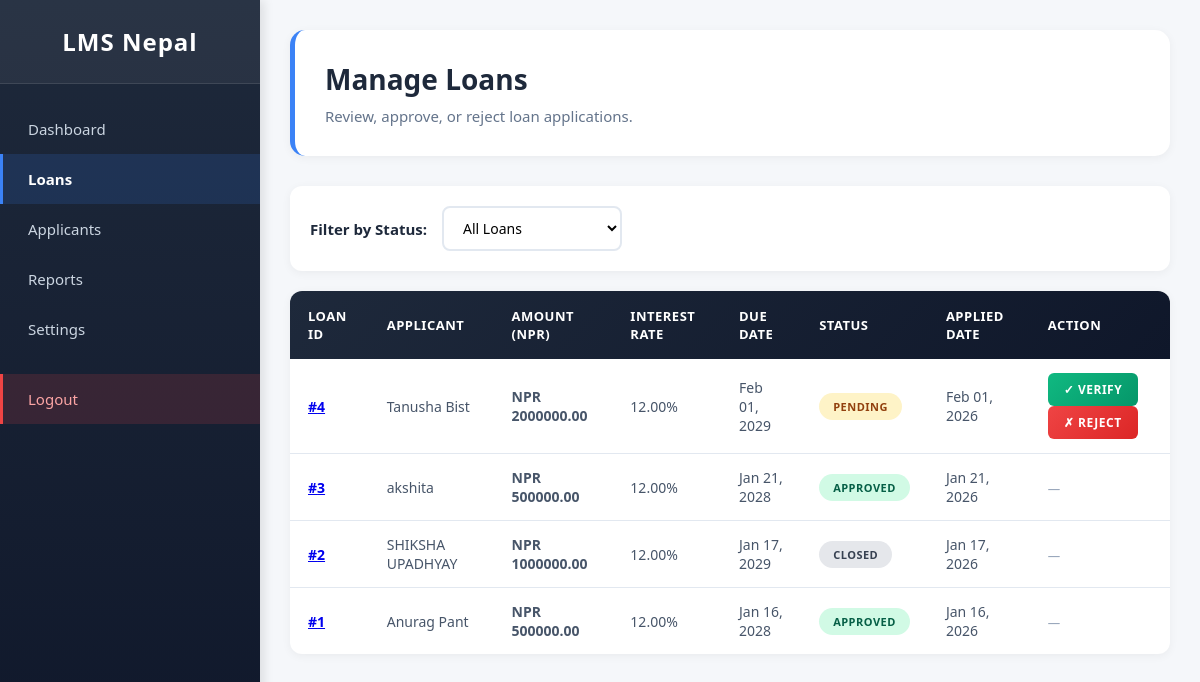
Screenshot of /admin_loans/ (signed in) with the database file from the repository.
### core/models.py (models this page shows, shortened)
class Loan(models.Model):
    member = models.ForeignKey(Member, on_delete=models.CASCADE)
    loan_type = models.CharField(max_length=50, blank=True)
    amount = models.DecimalField(max_digits=10, decimal_places=2)
    duration_months = models.IntegerField(default=12)
    interest_rate = models.DecimalField(max_digits=5, decimal_places=2)
    purpose = models.TextField(blank=True)
    issued_date = models.DateField(auto_now_add=True)
    due_date = models.DateField()
    monthly_income = models.DecimalField(max_digits=10, decimal_places=2, null=True, blank=True)
    employment_type = models.CharField(max_length=50, blank=True)
    existing_loans = models.CharField(max_length=10, blank=True)
    repayment_method = models.CharField(max_length=50, blank=True)
    remarks = models.TextField(blank=True)
    personal_reason = models.CharField(max_length=100, blank=True, null=True)
    existing_emi = models.DecimalField(max_digits=10, decimal_places=2, null=True, blank=True)
    property_type = models.CharField(max_length=50, blank=True, null=True)
    property_value = models.DecimalField(max_digits=12, decimal_places=2, null=True, blank=True)
    property_location = models.CharField(max_length=200, blank=True, null=True)
    construction_status = models.CharField(max_length=50, blank=True, null=True)
    property_documents = models.FileField(upload_to='loan_documents/', blank=True, null=True)
    co_applicant_name = models.CharField(max_length=100, blank=True, null=True)
    co_applicant_relation = models.CharField(max_length=50, blank=True, null=True)
    student_name = models.CharField(max_length=100, blank=True, null=True)
    course_name = models.CharField(max_length=200, blank=True, null=True)
    institution_name = models.CharField(max_length=200, blank=True, null=True)
    institution_location = models.CharField(max_length=100, blank=True, null=True)
    course_duration = models.IntegerField(null=True, blank=True)
    admission_letter = models.FileField(upload_to='loan_documents/', blank=True, null=True)
    guardian_name = models.CharField(max_length=100, blank=True, null=True)
    guardian_income = models.DecimalField(max_digits=10, decimal_places=2, null=True, blank=True)
    business_name = models.CharField(max_length=200, blank=True, null=True)
    business_type = models.CharField(max_length=100, blank=True, null=True)
    business_registration = models.CharField(max_length=100, blank=True, null=True)
    business_age = models.IntegerField(null=True, blank=True)
    annual_turnover = models.DecimalField(max_digits=12, decimal_places=2, null=True, blank=True)
    business_plan = models.FileField(upload_to='loan_documents/', blank=True, null=True)
    business_address = models.TextField(blank=True, null=True)
    farm_size = models.DecimalField(max_digits=8, decimal_places=2, null=True, blank=True)
    farming_type = models.CharField(max_length=100, blank=True, null=True)
    land_ownership = models.CharField(max_length=50, blank=True, null=True)
    crop_type = models.CharField(max_length=200, blank=True, null=True)
    land_documents = models.FileField(upload_to='loan_documents/', blank=True, null=True)
    irrigation_facility = models.CharField(max_length=20, blank=True, null=True)
    farming_experience = models.IntegerField(null=True, blank=True)
    status = models.CharField(
        max_length=20,
        choices=[
            ('pending', 'Pending'),
            ('approved', 'Approved'),
            ('closed', 'Closed'),
        ],
        default='pending'
    )

class Member(models.Model):
    user = models.OneToOneField(User, on_delete=models.CASCADE)
    phone = models.CharField(max_length=15)
    address = models.TextField()
    dob = models.DateField(null=True, blank=True)
    occupation = models.CharField(max_length=100, blank=True)
    monthly_income = models.DecimalField(max_digits=10, decimal_places=2, null=True, blank=True)
    joined_date = models.DateField(auto_now_add=True)

### core/views.py (the view, shortened to what this page needs)
# urls.py: path('admin_loans/', views.admin_loans, name='admin_loans'),
@login_required
def admin_loans(request):
    if not request.user.is_staff:
        return redirect('login')
    loans = Loan.objects.select_related('member', 'member__user').order_by('-issued_date')
    status_filter = request.GET.get('status', '')
    if status_filter:
        loans = loans.filter(status=status_filter)
    context = {
        'loans': loans,
        'status_filter': status_filter,
    }
    return render(request, 'core/admin_loans.html', context)

### core/templates/core/admin_loans.html (shortened to what this page needs)
{% load static %}
<!DOCTYPE html>
<html lang="en">
<head>
</head>
<body>
  <aside class="sidebar">
    <div class="logo"> LMS Nepal</div>
    <ul>
      <li><a href="{% url 'admin_dashboard' %}">Dashboard</a></li>
      <li><a href="{% url 'admin_loans' %}" class="active">Loans</a></li>
      <li><a href="{% url 'admin_applicants' %}">Applicants</a></li>
      <li><a href="{% url 'admin_reports' %}">Reports</a></li>
      <li><a href="{% url 'admin_settings' %}">Settings</a></li>
      <li><a href="{% url 'logout' %}" class="logout-btn">Logout</a></li>
    </ul>
  </aside>
  <main class="main-content">
    <header class="header">
      <h1> Manage Loans</h1>
      <p>Review, approve, or reject loan applications.</p>
    </header>
    <div class="filter-section">
      <label for="status-filter"> Filter by Status:</label>
      <select id="status-filter" onchange="filterByStatus(this.value)">
        <option value="">All Loans</option>
      </select>
    </div>
    {% if loans %}
    <table class="data-table">
      <thead>
        <tr>
          <th>Loan ID</th>
          <th>Applicant</th>
          <th>Amount (NPR)</th>
          <th>Interest Rate</th>
          <th>Due Date</th>
          <th>Status</th>
          <th>Applied Date</th>
          <th>Action</th>
        </tr>
      </thead>
      <tbody>
        {% for loan in loans %}
        <tr>
          <td>
          <a href="{% url 'admin_loan_detail' loan.id %}">
          <strong>#{{ loan.id }}</strong>
          </a>
          </td>
          <td>{{ loan.member.user.get_full_name|default:loan.member.user.username }}</td>
          <td><strong>NPR {{ loan.amount|floatformat:2 }}</strong></td>
          <td>{{ loan.interest_rate|floatformat:2 }}%</td>
          <td>{{ loan.due_date|date:"M d, Y" }}</td>
          <td>
            <span class="status-badge status-{{ loan.status }}">
              {{ loan.get_status_display }}
            </span>
          </td>
          <td>{{ loan.issued_date|date:"M d, Y" }}</td>
          <td>
            {% if loan.status == 'pending' %}
            <form method="POST" style="display: inline;">
              <button type="submit" class="btn-approve">✓ Verify</button>
            </form>
            <form method="POST" style="display: inline;">
              <button type="submit" class="btn-reject">✗ Reject</button>
            </form>
            {% else %}
            <span class="no-action">—</span>
            {% endif %}
          </td>
        </tr>
        {% endfor %}
      </tbody>
    </table>
    {% else %}
    <div class="no-data">
      <p style="font-size: 48px; margin-bottom: 15px;">📭</p>
      <p><strong>No loans found.</strong></p>
      <p style="font-size: 14px; margin-top: 8px;">Try changing the filter or check back later.</p>
    </div>
    {% endif %}
  </main>
</body>
</html>

### core/templates/core/admin_loans.html (style rules this page uses)
* { margin: 0; padding: 0; box-sizing: border-box; font-family: 'Segoe UI', Tahoma, Geneva, Verdana, sans-serif; }
body { display: flex; background: #f5f7fa; min-height: 100vh; }
.sidebar { width: 260px; background: linear-gradient(180deg, #1e293b 0%, #0f172a 100%); color: white; padding: 0; position: fixed; height: 100vh; overflow-y: auto; box-shadow: 4px 0 10px rgba(0, 0, 0, 0.1); z-index: 1000; }
.logo { padding: 25px 20px; font-size: 24px; font-weight: 700; text-align: center; background: rgba(255, 255, 255, 0.05); border-bottom: 1px solid rgba(255, 255, 255, 0.1); letter-spacing: 1px; }
.sidebar ul { list-style: none; padding: 20px 0; }
.sidebar ul li { margin: 0; }
.sidebar ul li a { display: flex; align-items: center; padding: 15px 25px; color: #cbd5e1; text-decoration: none; transition: all 0.3s ease; border-left: 3px solid transparent; font-size: 15px; }
.sidebar ul li a.active { background: rgba(59, 130, 246, 0.15); color: white; border-left-color: #3b82f6; font-weight: 600; }
.logout-btn { margin-top: 20px; background: rgba(239, 68, 68, 0.15) !important; color: #fca5a5 !important; border-left-color: #ef4444 !important; }
.main-content { margin-left: 260px; flex: 1; padding: 30px; min-height: 100vh; }
.header { background: white; padding: 30px; border-radius: 15px; margin-bottom: 30px; box-shadow: 0 2px 10px rgba(0, 0, 0, 0.05); border-left: 5px solid #3b82f6; }
.header h1 { color: #1e293b; font-size: 28px; margin-bottom: 8px; }
.header p { color: #64748b; font-size: 15px; }
.filter-section { margin-bottom: 20px; padding: 20px; background-color: white; border-radius: 12px; box-shadow: 0 2px 10px rgba(0, 0, 0, 0.05); display: flex; align-items: center; gap: 15px; }
.filter-section label { font-weight: 600; color: #1e293b; font-size: 15px; }
.filter-section select { padding: 10px 15px; border: 2px solid #e2e8f0; border-radius: 8px; cursor: pointer; background: white; font-size: 14px; transition: all 0.3s ease; min-width: 180px; }
.data-table { width: 100%; border-collapse: collapse; margin-top: 20px; background: white; border-radius: 12px; overflow: hidden; box-shadow: 0 2px 10px rgba(0, 0, 0, 0.05); }
.data-table thead { background: linear-gradient(135deg, #1e293b 0%, #0f172a 100%); color: white; }
.data-table th { padding: 16px 18px; text-align: left; font-weight: 700; font-size: 13px; text-transform: uppercase; letter-spacing: 0.5px; }
.data-table td { padding: 14px 18px; border-bottom: 1px solid #e2e8f0; color: #475569; font-size: 14px; }
.data-table tbody tr { transition: all 0.2s ease; }
.data-table tbody tr:last-child td { border-bottom: none; }
.btn-approve { padding: 8px 16px; background: linear-gradient(135deg, #10b981, #059669); border: none; color: white; border-radius: 6px; cursor: pointer; font-weight: 600; margin-right: 6px; font-size: 12px; transition: all 0.3s ease; text-transform: uppercase; letter-spacing: 0.5px; }
.btn-reject { padding: 8px 16px; background: linear-gradient(135deg, #ef4444, #dc2626); border: none; color: white; border-radius: 6px; cursor: pointer; font-weight: 600; font-size: 12px; transition: all 0.3s ease; text-transform: uppercase; letter-spacing: 0.5px; }
.no-action { color: #94a3b8; font-size: 13px; font-style: italic; }
.status-badge { display: inline-block; padding: 6px 14px; border-radius: 20px; font-size: 11px; font-weight: 700; text-transform: uppercase; letter-spacing: 0.5px; }
.status-pending { background: #fef3c7; color: #92400e; }
.status-approved { background: #d1fae5; color: #065f46; }
.status-closed { background: #e5e7eb; color: #374151; }

### rows the page displays
Loan: id "4", member.user.get_full_name "Tanusha Bist", amount "2000000.00", interest_rate "12.00", due_date "Feb 01, 2029", status "PENDING", issued_date "Feb 01, 2026"
Loan: id "3", member.user.get_full_name "akshita", amount "500000.00", interest_rate "12.00", due_date "Jan 21, 2028", status "APPROVED", issued_date "Jan 21, 2026"
Loan: id "2", member.user.get_full_name "SHIKSHA UPADHYAY", amount "1000000.00", interest_rate "12.00", due_date "Jan 17, 2029", status "CLOSED", issued_date "Jan 17, 2026"
Loan: id "1", member.user.get_full_name "Anurag Pant", amount "500000.00", interest_rate "12.00", due_date "Jan 16, 2028", status "APPROVED", issued_date "Jan 16, 2026"
